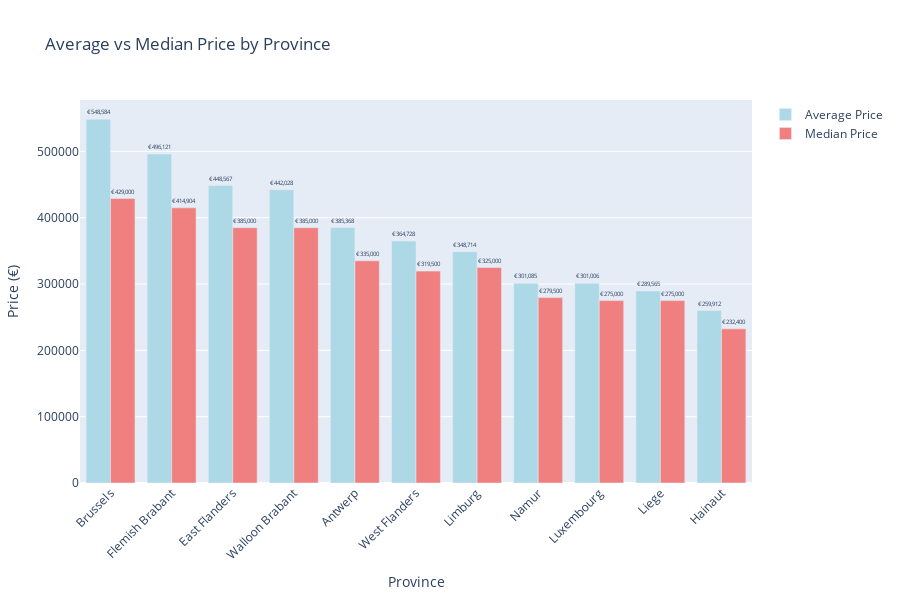

The notebook cell saved with this chart:
### Code cell
import plotly.graph_objects as go 


print("="*70)
print("📊 BAR CHART: Average Price by Province")
print("="*70)

# Calculate average price per province
avg_prices = df.groupby('province')['Price'].agg(['mean', 'median', 'count']).reset_index()
avg_prices = avg_prices.sort_values('mean', ascending=False)

print("\nAverage Prices by Province:")
print(avg_prices)

# Create bar chart
fig = go.Figure()

# Add bars for mean price
fig.add_trace(go.Bar(
    x=avg_prices['province'],
    y=avg_prices['mean'],
    name='Average Price',
    text=avg_prices['mean'].apply(lambda x: f'€{x:,.0f}'),
    textposition='outside',
    marker_color='lightblue',
    hovertemplate='<b>%{x}</b><br>Average: €%{y:,.0f}<extra></extra>'
))

# Add bars for median price
fig.add_trace(go.Bar(
    x=avg_prices['province'],
    y=avg_prices['median'],
    name='Median Price',
    text=avg_prices['median'].apply(lambda x: f'€{x:,.0f}'),
    textposition='outside',
    marker_color='lightcoral',
    hovertemplate='<b>%{x}</b><br>Median: €%{y:,.0f}<extra></extra>'
))

fig.update_layout(
    title='Average vs Median Price by Province',
    xaxis_title='Province',
    yaxis_title='Price (€)',
    barmode='group',  # Side-by-side bars
    height=600,
    xaxis_tickangle=-45,
    hovermode='x unified'
)

fig.update_yaxes(tickformat='€,.0f')

fig.show()

print(f"\n✓ Chart created for {len(avg_prices)} provinces")

### Figure 1 — Plotly figure (JSON) as saved in the notebook; plotly's stock layout.template omitted (floating-point values rounded to 4 significant figures)
{"data": [{"hovertemplate": "<b>%{x}</b><br>Average: €%{y:,.0f}<extra></extra>", "marker": {"color": "lightblue"}, "name": "Average Price", "text": ["€548,584", "€496,121", "€448,567", "€442,028", "€385,368", "€364,728", "€348,714", "€301,085", "€301,006", "€289,565", "€259,912"], "textposition": "outside", "type": "bar", "x": ["Brussels", "Flemish Brabant", "East Flanders", "Walloon Brabant", "Antwerp", "West Flanders", "Limburg", "Namur", "Luxembourg", "Liege", "Hainaut"], "y": [548600.0, 496100.0, 448600.0, 442000.0, 385400.0, 364700.0, 348700.0, 301100.0, 301000.0, 289600.0, 259900.0]}, {"hovertemplate": "<b>%{x}</b><br>Median: €%{y:,.0f}<extra></extra>", "marker": {"color": "lightcoral"}, "name": "Median Price", "text": ["€429,000", "€414,904", "€385,000", "€385,000", "€335,000", "€319,500", "€325,000", "€279,500", "€275,000", "€275,000", "€232,400"], "textposition": "outside", "type": "bar", "x": ["Brussels", "Flemish Brabant", "East Flanders", "Walloon Brabant", "Antwerp", "West Flanders", "Limburg", "Namur", "Luxembourg", "Liege", "Hainaut"], "y": [429000.0, 414900.0, 385000.0, 385000.0, 335000.0, 319500.0, 325000.0, 279500.0, 275000.0, 275000.0, 232400.0]}], "layout": {"barmode": "group", "height": 600, "hovermode": "x unified", "title": {"text": "Average vs Median Price by Province"}, "xaxis": {"tickangle": -45, "title": {"text": "Province"}}, "yaxis": {"tickformat": "€,.0f", "title": {"text": "Price (€)"}}}}
